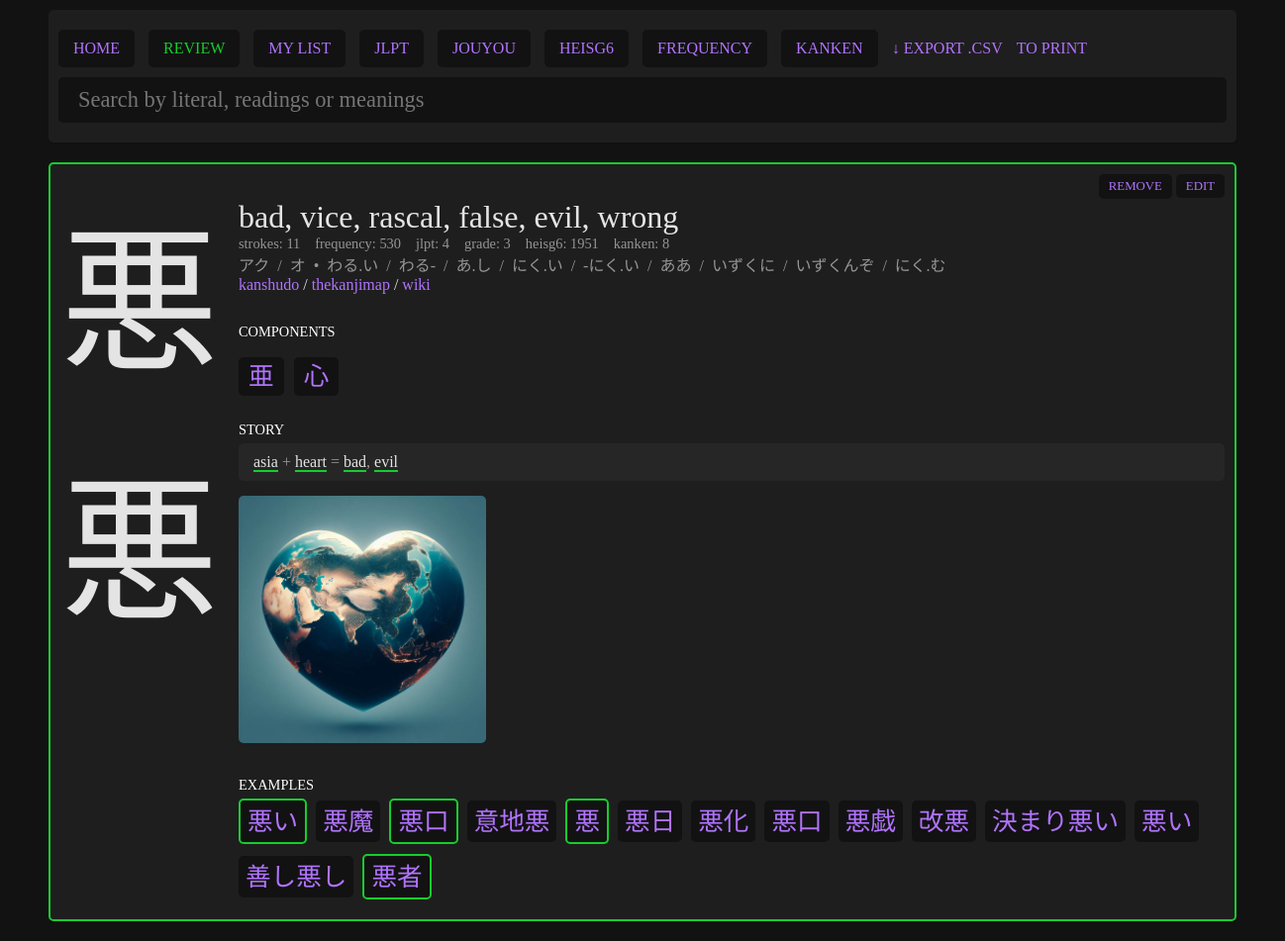
/pages/kanji.php?literal=悪, run on the app's committed database.
### tables this page shows
CREATE TABLE "kanjis" (
	"literal"	TEXT NOT NULL UNIQUE,
	"meanings"	TEXT NOT NULL,
	"onReadings"	TEXT,
	"kunReadings"	TEXT,
	"strokes"	INTEGER,
	"jlpt"	INTEGER,
	"frequency"	INTEGER,
	"grade"	INTEGER,
	"heisg6"	INTEGER,
	"components"	TEXT,
	"other_forms"	TEXT, "kanken" INTEGER NULL, "story" TEXT NULL, "added" INTEGER NULL, "score" INTEGER NULL,
	PRIMARY KEY("literal")
);

### pages/kanji.php (the view, shortened to what this page needs)
<?php
$myPDO = new PDO('sqlite:../data/kanjis.db');
if(isset($_GET['literal'])) {
    if(empty($_GET['literal'])) {
        $error = "No selected kanji.";
    } else {
        $sql = "SELECT * FROM kanjis WHERE literal = ?";
        $stmt = $myPDO->prepare($sql);
        $results = $stmt->execute([$_GET['literal']]);
        $entry = $stmt->fetch();
    }
}
?>
<?php require '../parts/header.php'; ?>
<?php if(!empty($error)): ?>
     <div class="error">
        <?php echo $error;?>
    </div>
<?php elseif(isset($_GET['literal'])) :?>
    <?php if(!$entry): ?>
        <div class="card empty">
            No results.
        </div>
    <?php else: ?>
        <div class="card <?php if($entry['added'] == 1) echo ' added'; ?>">
            <div class="left">
                <div class="kanji"><?php echo $entry['literal']; ?></div>
                <div class="big-kanji"><?php echo $entry['literal']; ?></div>
            </div>
            <div class="right">
                <div class="meanings">
                    <?php echo str_replace(";", ", ", $entry['meanings']); ?>
                </div>
                    <div class="meta">
                        <div class="item">
                            <span class="ref">strokes</span>
                            <span class="number"><?php echo $entry['strokes']; ?></span>
                        </div>
                        <?php if(!empty($entry['frequency'])): ?>
                        <div class="item">
                            <span class="ref">frequency</span>
                            <span class="number"><?php echo $entry['frequency']; ?></span>
                        </div>
                        <?php endif; ?>
                        <?php if(!empty($entry['jlpt'])): ?>
                        <div class="item">
                            <span class="ref">jlpt</span>
                            <span class="number"><?php echo $entry['jlpt']; ?></span>
                        </div>
                        <?php endif; ?>
                        <?php if(!empty($entry['grade'])): ?>
                        <div class="item">
                            <span class="ref">grade</span>
                            <span class="number">
                            <?php
                                if($entry['grade'] <= 6) {
                                    echo $entry['grade'];
                                } elseif($entry['grade'] == 8) {
                                    echo "HighSchool(Jouyou)";
                                } elseif($entry['grade'] == 9) {
                                    echo "Jinmeiyou(Names)";
                                } else {
                                    echo "Jinmeiyou(Names extra)";
                                }
                            ?>
                            </span>
                        </div>
                        <?php endif; ?>
                        <?php if(!empty($entry['heisg6'])): ?>
                        <div class="item">
                            <span class="ref">heisg6</span>
                            <span class="number"><?php echo $entry['heisg6']; ?></span>
                        </div>
                        <?php if(!empty($entry['kanken'])): ?>
                        <div class="item">
                            <span class="ref">kanken</span>
                            <span class="number">
                            <?php
                                if($entry['kanken'] == 1.5) {
                                    echo "pre 1";
                                } elseif($entry['kanken'] == 2.5) {
                                    echo "pre 2";
                                } else {
                                    echo $entry['kanken'];
                                }
                            ?>
                            </span>
                        </div>
                        <?php endif; ?>
                        <?php endif; ?>
                    </div>
                <?php
                    if(!empty($entry['onReadings']) OR !empty($entry['kunReadings'])) {
                        echo '<div class="readings">';
                        echo str_replace(";", "&nbsp;&nbsp;/&nbsp;&nbsp;",$entry['onReadings']);
                        if(!empty($entry['kunReadings'])) {
                            echo '&nbsp;&nbsp;•&nbsp;&nbsp;';
                            echo str_replace(";", "&nbsp;&nbsp;/&nbsp;&nbsp;",$entry['kunReadings']);
                        }
                        echo '</div>';
                    }
                ?>
                <div class="links">
                    <a href="https://www.kanshudo.com/kanji/<?php echo $entry['literal'];?>" target="_blank">kanshudo</a> /
                    <a href="https://thekanjimap.com/<?php echo $entry['literal'];?>" target="_blank">thekanjimap</a> /
                    <a href="https://en.wiktionary.org/wiki/<?php echo $entry['literal'];?>" target="_blank">wiki</a>
                <?php
                    if(!empty($entry['components'])) {
                        echo '<div class="title briem-hand-normal">Components</div>';
                        echo '<div class="components">';
                        $componentsArray = explode(";", $entry['components']);
                        foreach($componentsArray as $component) {
                            echo '<div class="component"><a href="kanji.php?literal='.$component.'">'.$component.'</a></div>';
                        }
                        echo '</div>';
                    }
                ?>
                <?php if(!empty($entry['story'])): ?>
                <div class="title">Story</div>
                <div class="story">
                    <?php
                        $pattern = '/#(.+?)#/';
                        $story = preg_replace($pattern, '<a href="kanji.php?literal=$1">$1</a>',$entry['story']);
                        $pattern = '/\_(.+?)\_/';
                        echo preg_replace($pattern, '<span>$1</span>',$story);
                    ?>
                </div>
                <?php endif; ?>
                <?php
                    $img = "../data/images/" . $entry['literal'] . ".jpg";
                    if(file_exists($img)) {
                        echo "<a href='../data/images/". $entry['literal'] .".jpg' target='_blank'><img src='" . $img . "'></a>";
                    }
                ?>
                <?php
                    $sql = "SELECT * FROM examples WHERE kanji != '' AND kanji LIKE ? ORDER BY jlpt DESC";
                    $stmt = $myPDO->prepare($sql);
                    $stmt->execute(['%'.$entry['literal'].'%']);
                    $examples = $stmt->fetchAll();
                ?>
                <?php if(!empty($examples)): ?>
                <div class="words">
                    <div class="title">Examples</div>
                        <?php foreach($examples as $example): ?>
                            <?php if($example['added'] == 1): ?>
                            <div class="word added">
                            <?php else: ?>
                            <div class="word">
                            <?php endif; ?>
                            <a href="search.php?query=<?php echo $example['kanji'];?>" class="example-kanji"><?php echo $example['kanji']; ?></a>
                        </div>
                        <?php endforeach; ?>
                </div>
                <?php endif; ?>
            </div>
            <div class="action">
                <?php if($entry['added'] == '' || $entry['added'] == 0): ?>
                    <form action="../actions/toggle_kanji_study.php" method="POST">
                        <input type="hidden" name="literal" value="<?php echo $entry['literal'];?>">
                        <button type="submit">add</button>
                    </form>
                <?php else: ?>
                    <form action="../actions/toggle_kanji_study.php" method="POST">
                        <button type="submit">remove</button>
                    </form>
                <?php endif; ?>
                <a id="edit-toggle" href="#edit-area">edit</a>
            </div>
        </div>
    <?php endif;?>
<?php else: ?>
    <div class="card empty">
        No kanji selected.
    </div>
<?php endif;?>
<?php require '../parts/footer.php'; ?>

### data/style.css (style rules this page uses)
body { background:#121212; color:#e4e4e4; font-family: "NotoSansJP"; }
* { box-sizing: border-box; }
.card, .header, .list { position:relative; background:#1e1e1e; display:flex; border-radius: 5px; box-shadow: 1px 2px 1px rgba(0, 0, 0, 0.1); margin-bottom:20px; }
.word.added, .card.added { border:2px solid #16cc2e; }
.card .right { display: flex; flex-direction: column; flex-grow: 2; align-items: flex-start; padding:10px; }
.card .right img { max-width: 100%; max-height: 250px; margin-top:15px; border-radius: 5px; }
.card .left .kanji { font-family:"NotoSansJP", "BabelStoneHan"; font-size:120pt; padding:10px; }
.card .left .big-kanji { font-family:"KanjiStrokeOrders", "BabelStoneHan"; font-size:120pt; padding:10px; }
.card .right .meta, .card .right .components { display:flex; flex-wrap: wrap; flex-direction: row; justify-items: center; margin-top:10px; }
.card .right .meta { margin:0; }
.card .right .readings { color:#959595; font-family: "NotoSansJP"; }
.card .right .story { padding: 5px 0; color: #959595; background: #262626; padding: 10px 15px; border-radius: 5px; }
.card .right .meta .item { margin:0 15px 0 0px; color:#959595; font-size: 0.9em; }
.card .right .meta .item .ref::after { content:': '; }
.card .right .meanings { font-size: 2em; margin:25px 0 0 0 ; }
.card .right .component a { background-color:#121212; margin:0 10px 5px 0; padding:5px 10px; border-radius: 5px; font-family: "NotoSansJP"; }
.card .right .component { font-size: 1.6em; }
.card .action { position: absolute; top:10px; right:10px; }
.card .action form { display:inline-block; }
button, #edit-toggle { cursor:pointer; background-color:#121212; padding:5px 10px; border-radius: 5px; font-family: "NotoSansJP"; text-transform: uppercase; font-size: 0.8em; border:none; }
a, button { text-decoration: none; color:#b173fd; }
.words .word { border-radius: 5px; background:#121212; margin-bottom:10px; display: inline-block; position:relative; cursor:default; margin-right:5px; }
.title { text-transform: uppercase; color:#FFF; font-size:0.9em; padding:5px 0; margin-top:25px; }
.card .right .components .component a { font-family:"NotoSansJP", "BabelStoneHan"; }
.story span { color:#e4e4e4; border-bottom: 2px solid #16cc2e; }
.word { overflow: visible; }
.word a { display: inline-block; font-size: 1.6em; padding:0px 7px 5px 7px; }

### data on the page
kanjis: literal "悪", meanings "bad, vice, rascal, false, evil, wrong", strokes "11", frequency "530", jlpt "4", grade "3", heisg6 "1951", kanken "8", onReadings "アク / オ", kunReadings "わる.い / わる- / あ.し / にく.い / -にく.い / ああ / いずくに / いずくんぞ / にく.む", components "亜", components "心", story "asia + heart = bad , evil"

### other printed values
$example['kanji'] "悪い"
$example['kanji'] "悪魔"
$example['kanji'] "悪口"
$example['kanji'] "意地悪"
$example['kanji'] "悪"
$example['kanji'] "悪日"
$example['kanji'] "悪化"
$example['kanji'] "悪戯"
$example['kanji'] "改悪"
$example['kanji'] "決まり悪い"
$example['kanji'] "善し悪し"
$example['kanji'] "悪者"
